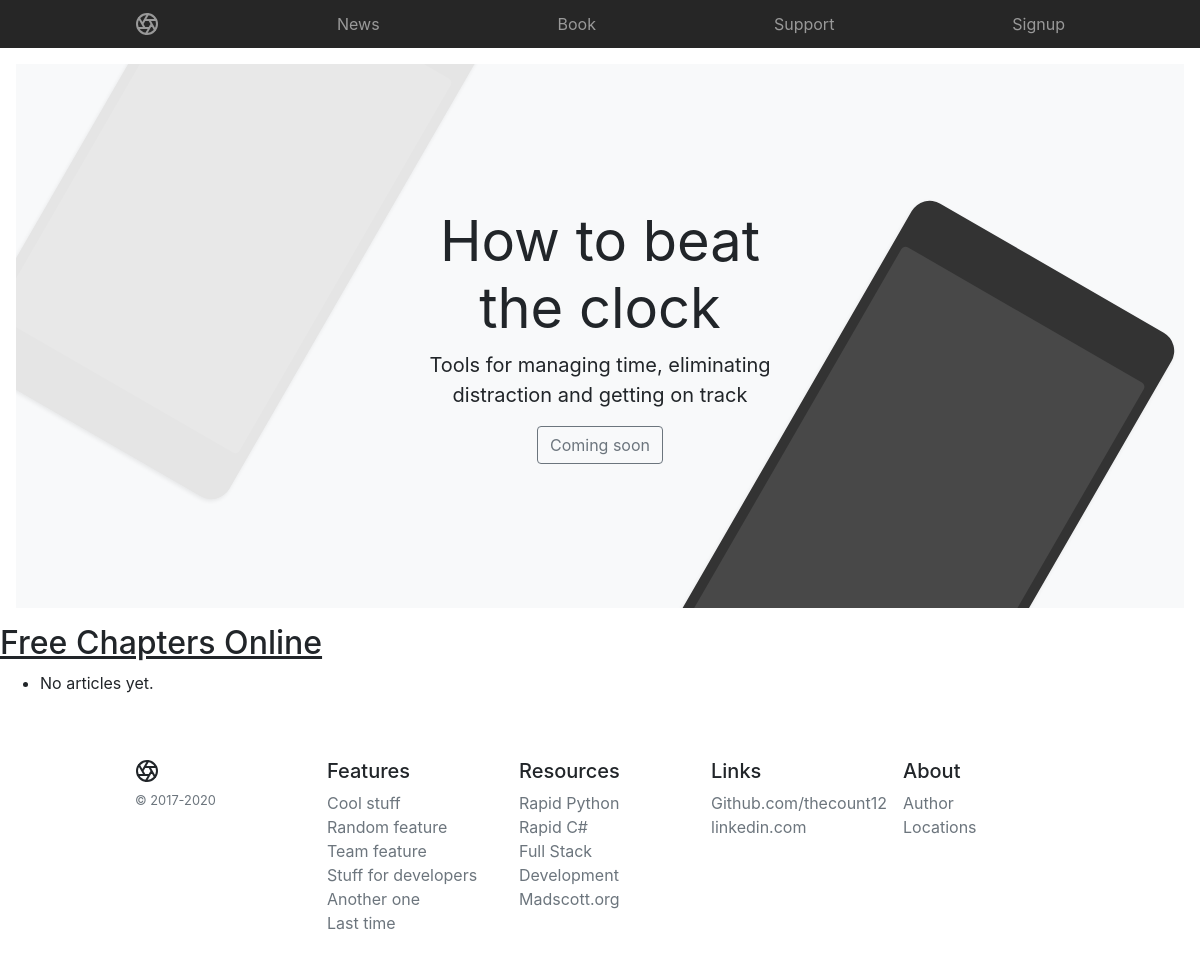
The app's page /book/, older data.
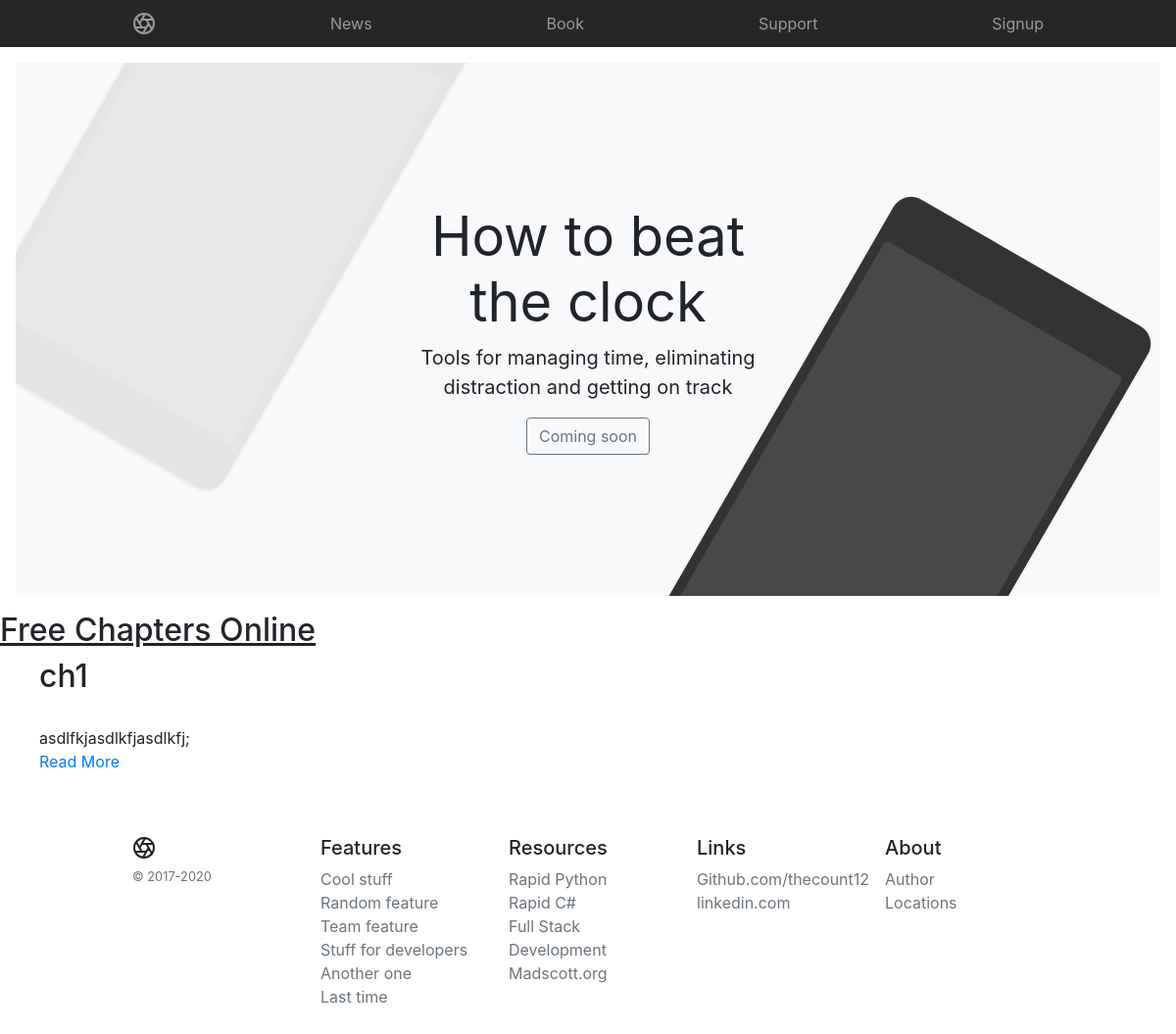
The same page, newer data.
### book/models.py (models this page shows, shortened)
class Book(models.Model):
    chapter = models.CharField(max_length=180)
    body = models.TextField(max_length=180)

### book/views.py (the view)
# urls.py: path('', BookLisView.as_view(), name='book-list'),
class BookLisView(ListView):
    model = Book
    paginate_by = 10

### book/templates/book/book_list.html
{% extends "base.html" %}
{% block content %}
<h2><u>Free Chapters Online</u></h2>
<ul>
    {%  for bbook in object_list %}
    <h2>{{ bbook.chapter }}</h2>
    <br>
    {{ bbook.body|safe|truncatechars:250 }}
    <p><a href="/book/{{ bbook.id }}/">Read More</a></p>
    {%  empty %}
        <li>No articles yet.</li>
    {% endfor %}
</ul>
{%  endblock %}

Row changes from the older to the newer data that the page shows:
added Book: chapter "ch1", body "asdlfkjasdlkfjasdlkfj;"
Text that changed along with them:
text no longer shown: "No articles yet."
